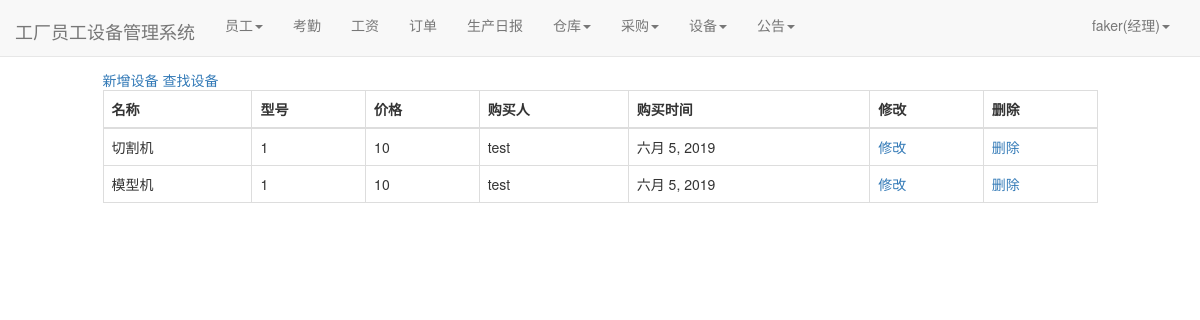
The page /facility/facility_document/ (signed in) on the database as committed earlier.
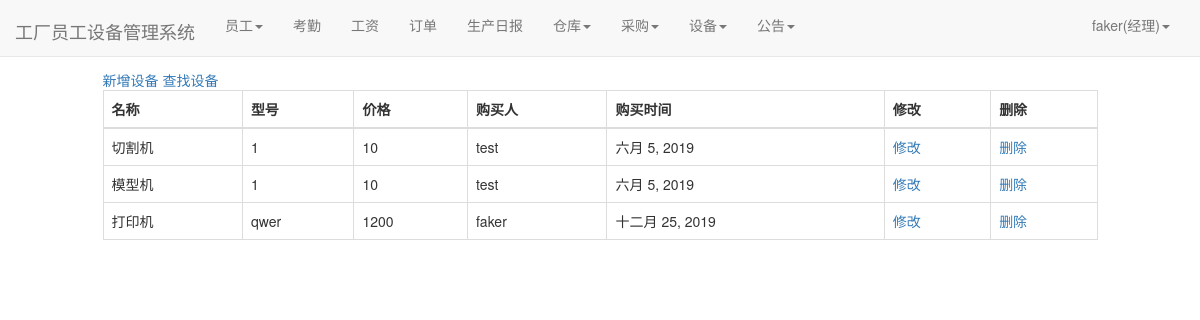
The same page on the database as committed later.
### facility/models.py (models this page shows, shortened)
class Facility(models.Model):#设备
    version = models.CharField(max_length=100, verbose_name="型号")
    facility_name = models.CharField(max_length=100, verbose_name="名称")
    price = models.BigIntegerField(verbose_name="价格")
    buyer = models.ForeignKey(User, on_delete=models.DO_NOTHING, verbose_name="购买人")
    buy_time = models.DateField(auto_now_add=True, verbose_name="购买时间")

### facility/views.py (the view)
# urls.py: path('facility_document/', views.facility_document, name='facility_document'),
def facility_document(request):
    facilities = Facility.objects.all()
    context= {}
    context['facilities'] = facilities
    return render(request, 'facility_document.html', context)

### user/models.py (called while the page is built)
def get_staff_type(self):
    if Profile.objects.filter(user=self).exists():
        profile = Profile.objects.get(user=self)
        return profile.staff_type
    else:
        return ''

### facility/templates/facility_document.html (shortened to what this page needs)
{% extends 'base.html' %}
{% if user.is_authenticated %}
                        {% block nav_facility_active %}active{% endblock %}
{% endif %}
{% block content %}
    <div class="containter">
        <div class="row">
            <div class="col-xs-10 col-xs-offset-1">
                <a href="{% url 'facility_append' %}">新增设备</a>
                {% if user.is_authenticated %}
                <table class="table table-bordered table-hover">
                    <a href="{% url  'facility_select' %}">查找设备</a>
                  <thead>
                    <tr>
                      <th scope="col">名称</th>
                      <th scope="col">型号</th>
                      <th scope="col">价格</th>
                      <th scope="col">购买人</th>
                      <th scope="col">购买时间</th>
                         <th scope="col">修改</th>
                      <th scope="col">删除</th>
                    </tr>
                  </thead>
                  <tbody>
                  {%for facility in facilities%}
                    <tr>
                      <td>{{facility.facility_name}}</td>
                      <td>{{facility.version}}</td>
                      <td>{{facility.price}}</td>
                      <td>{{facility.buyer}}</td>
                      <td>{{facility.buy_time}}</td>
                         <td><a href="{% url 'facility_modify' facility.pk%}">修改</a></li></td>
                      <td><a href="{% url 'facility_delete' facility.pk%}">删除</a></li></td>
                    </tr>
                  {% endfor %}
                  </tbody>
                </table>
                {% else %}
                    <span>未登录，跳转到首页...</span>
                    <script type="text/javascript">
                        window.location.href = '/';
                    </script>
                {% endif %}
            </div>
        </div>
    </div>
{% endblock %}

Rows that differ between the two databases and show on the page:
added Facility: facility_name "打印机", version "qwer", price "1200", buyer "faker", buy_time "十二月 25, 2019"
